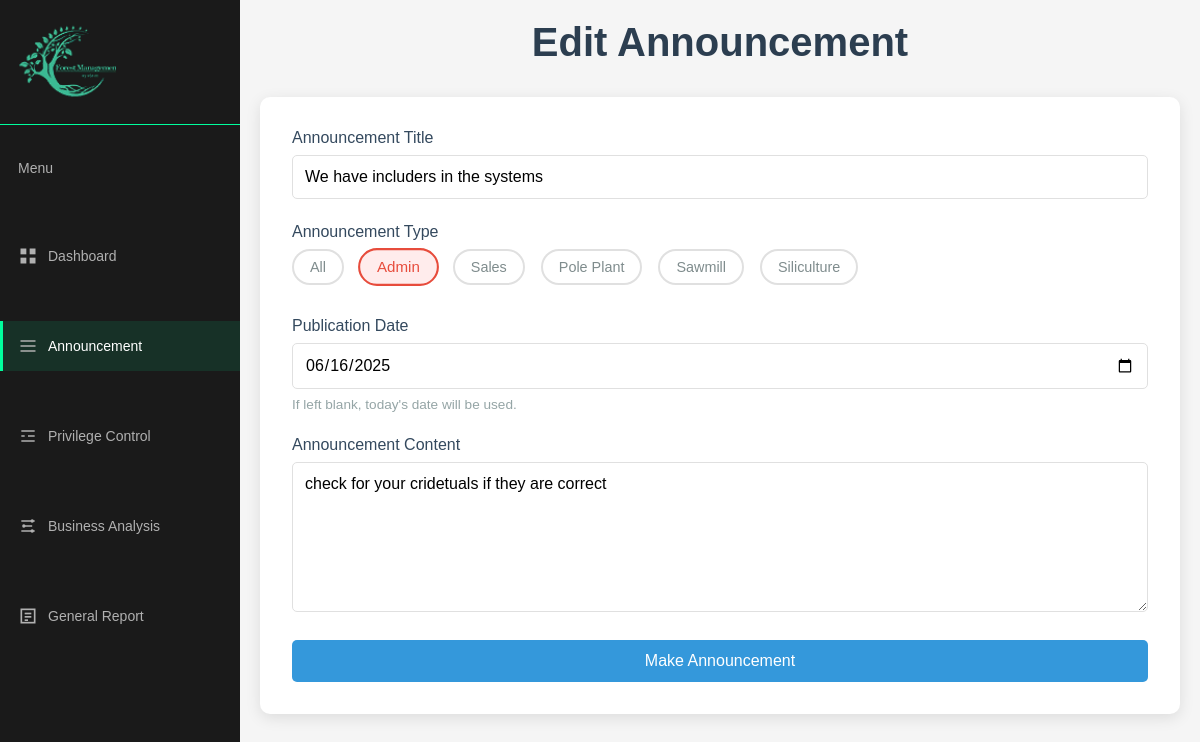
Screenshot of /admin/pages/edit-announcement.php?id=4 (signed in) with the database file from the repository.
### tables this page shows
CREATE TABLE `announcements` (
  `an_id` int(11) NOT NULL,
  `title` varchar(500) DEFAULT NULL,
  `type` varchar(100) DEFAULT NULL,
  `date` date DEFAULT NULL,
  `content` text DEFAULT NULL
);

### admin/pages/edit-announcement.php (the view, shortened to what this page needs)
<?php
require_once '../../database/connection.php';
?>
<!DOCTYPE html>
<html lang="en">
<head>
    <link rel="stylesheet" href="../css/style.css">
    <link rel="stylesheet" href="../css/admin.css">
</head>
<body>
    <?php
    include '../menu/menu.php';
    $id = $_GET['id'];
    $select = $pdo->prepare("SELECT * FROM announcements WHERE an_id = :id");
    $select->bindValue(':id', $id);
    $select->execute();
    $row = $select->fetch(PDO::FETCH_ASSOC);
    ?>
    <div class="main-content">
    <div class="container">
        <div class="page-header">
            <h1>Edit Announcement</h1>
        </div>
        <div class="form-container">
            <form id="announcementForm" action="../backend/edit-announcement-backend.php" method="post" enctype="multipart/form-data">
                <div class="form-group">
                    <label for="announcement-title">Announcement Title</label>
                    <input type="text" id="announcement-title" name="announcement-title" class="form-control" value="<?php echo $row['title']; ?>" placeholder="Enter a clear, concise title" required>
                </div>
                <div class="form-group">
                    <label>Announcement Type</label>
                    <div class="announcement-type">
                        <label for="all" class="type-label label-event">All</label>
                        <label for="type-urgent" class="type-label label-urgent">Admin</label>
                        <label for="type-event" class="type-label label-event">Sales</label>
                        <label for="type-info" class="type-label label-info">Pole Plant</label>
                        <label for="sawmill" class="type-label label-info">Sawmill</label>
                        <label for="siliculture" class="type-label label-info">Siliculture</label>
                    </div>
                </div>
                <div class="form-group">
                    <label for="announcement-date">Publication Date</label>
                    <input type="date" id="announcement-date" name="announcement-date" value="<?php echo $row['date']; ?>" class="form-control" required>
                    <p class="form-note">If left blank, today's date will be used.</p>
                </div>
                <div class="form-group">
                    <label for="announcement-content">Announcement Content</label>
                    <textarea id="announcement-content" name="announcement-content" class="form-control" placeholder="Enter the detailed announcement content here..." required><?php echo $row['content']; ?></textarea>
                </div>
                <button type="submit" class="btn-submit" id="previewBtn" name="ok">Make Announcement</button>
        </div>
    </div>
    </div>
</body>
</html>

### admin/css/style.css (style rules this page uses)
* { margin: 0; padding: 0; box-sizing: border-box; font-family: Arial, sans-serif; }
body { background-color: #f5f5f5; display: flex; }
.main-content { flex-grow: 1; padding: 20px; display: flex; flex-direction: column; gap: 20px; background: #f5f5f5; width: 80%; height: 100vh; overflow-y: auto; }

### admin/css/admin.css (style rules this page uses)
.container { width: 100%; }
.page-header { text-align: center; margin-bottom: 2rem; }
.page-header h1 { color: #2c3e50; font-size: 2.5rem; margin-bottom: 0.5rem; }
.form-container { background-color: white; border-radius: 10px; box-shadow: 0 4px 15px rgba(0, 0, 0, 0.1); padding: 2rem; margin-bottom: 2rem; }
.form-group { margin-bottom: 1.5rem; }
.form-group label { display: block; margin-bottom: 0.5rem; color: #34495e; font-weight: 500; }
.form-control { width: 100%; padding: 0.75rem; border: 1px solid #e0e0e0; border-radius: 5px; font-size: 1rem; transition: border-color 0.3s ease, box-shadow 0.3s ease; }
textarea.form-control { min-height: 150px; resize: vertical; }
.announcement-type { display: flex; gap: 1rem; flex-wrap: wrap; }
.type-label { display: inline-block; padding: 0.5rem 1rem; border-radius: 50px; font-size: 0.9rem; font-weight: 500; cursor: pointer; transition: all 0.3s ease; border: 2px solid #e0e0e0; }
.type-option:checked + .type-label.label-urgent { background-color: #ffecec; color: #e74c3c; border-color: #e74c3c; }
.type-label.label-urgent { color: #7f8c8d; }
.type-label.label-event { color: #7f8c8d; }
.type-label.label-info { color: #7f8c8d; }
.type-option:checked + .type-label { transform: scale(1.05); }
.form-note { margin-top: 0.5rem; font-size: 0.85rem; color: #95a5a6; }
.btn-submit { background-color: #3498db; color: white; border: none; padding: 0.75rem 1.5rem; font-size: 1rem; font-weight: 500; border-radius: 5px; cursor: pointer; transition: background-color 0.3s ease; display: block; width: 100%; }

### rows the page displays
announcements: announcement-title "We have includers in the systems", announcement-date "06/16/2025", announcement-content "check for your cridetuals if they are correct"
